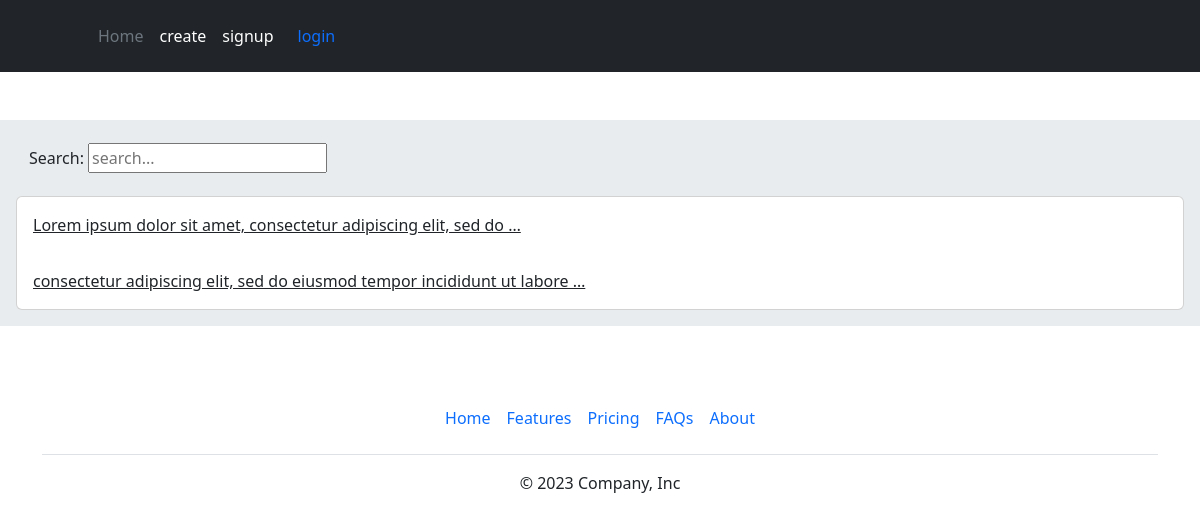
The page / on the database its author committed.
### home/models.py (models this page shows, shortened)
class Post(models.Model):
    user = models.ForeignKey(User,on_delete=models.CASCADE,related_name='posts')
    body = models.TextField()
    slug = models.SlugField(max_length=40)
    created = models.DateTimeField(auto_now_add=True)
    updated = models.DateTimeField(auto_now=True)
    class Meta:
        ordering = ['-created','-updated']
    def get_absolute_url(self):
        return reverse('home:detail',args=[self.id , self.slug])

### home/views.py (the view)
# urls.py: path('',views.HomeView.as_view() , name='home'),
class HomeView(View):
    form_class = PostSearchForm
    def get(self,req):
        posts = models.Post.objects.all()
        form = self.form_class()
        if req.GET.get('search'):
            posts=posts.filter(body__contains=req.GET['search'])
        return render(req,'home/index.html',{'posts':posts,'form':form})

### home/forms.py
class PostSearchForm(forms.Form):
    search = forms.CharField(widget=forms.TextInput(attrs={'placeholder':'search...'}))

### home/templates/home/index.html (shortened to what this page needs)
{% extends "base.html" %}
{% block content %}
<form action="" method="GET" class="btn btn-white col-4 col-lg-auto mb-3 mb-lg-0 me-lg-3" role="search">
            {{ form.as_p }}
</form>
<div class="card">
    {% for post in posts %}
    <a href="{{ post.get_absolute_url }}" class="card-body">{{ post.body|truncatewords:10 }}</a>
    {% endfor %}
</div>
{% endblock content %}

### rows shown on the page
Post: body "Lorem ipsum dolor sit amet, consectetur adipiscing elit, sed do …"
Post: body "consectetur adipiscing elit, sed do eiusmod tempor incididunt ut labore …"
